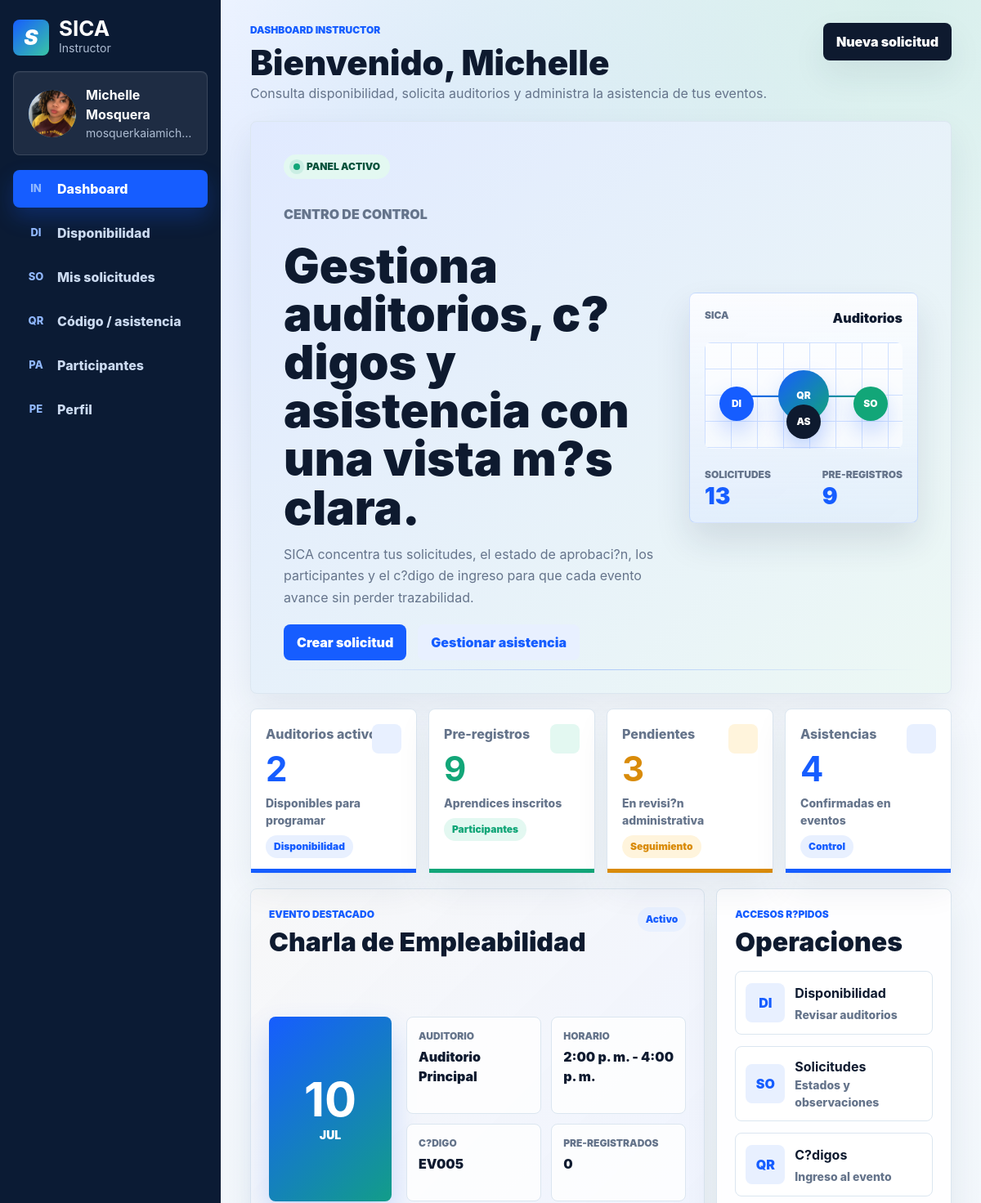
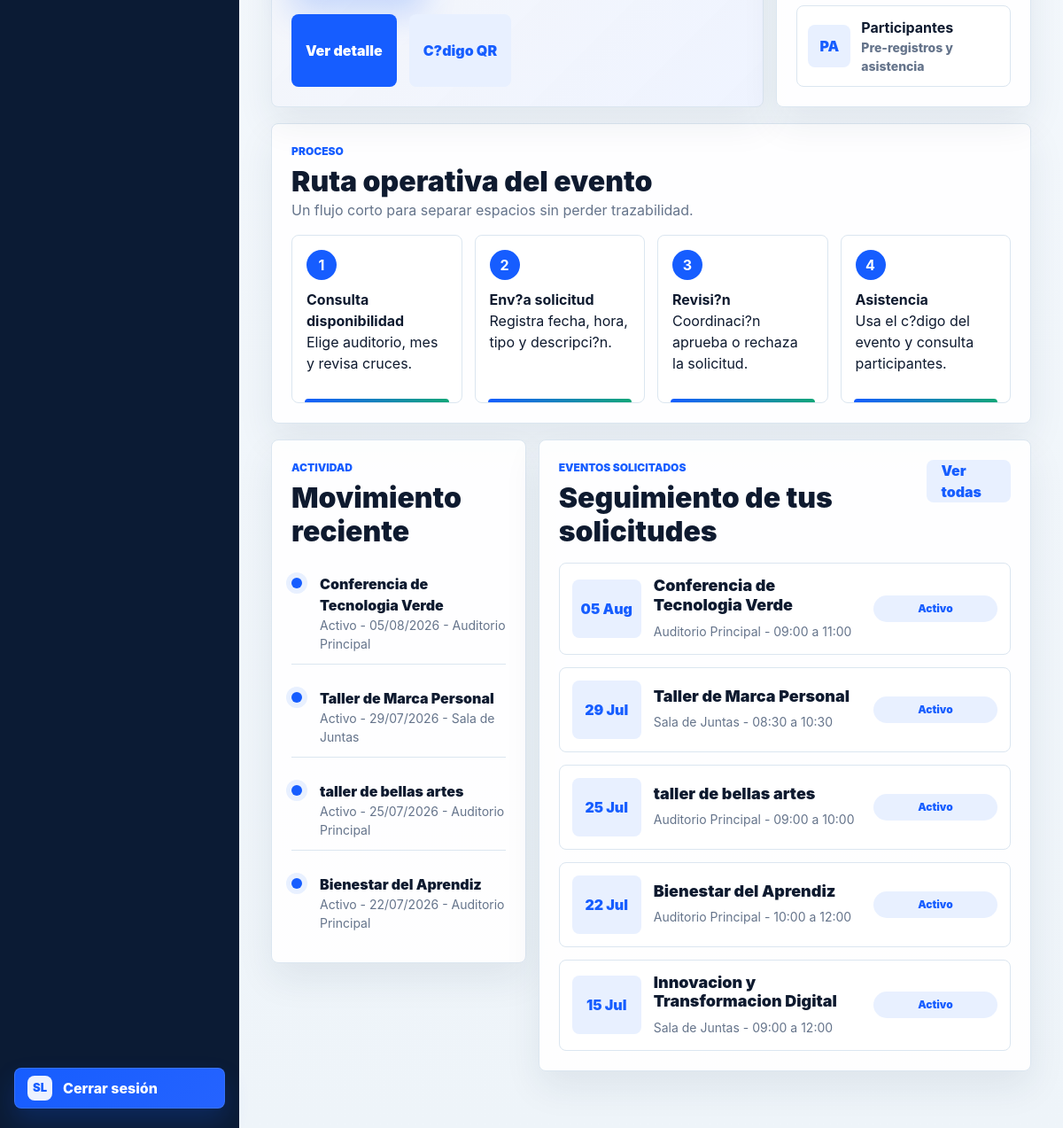
The app's page /instructor/index.php (signed in) with its own data (2 pictures, top to bottom).
### tables this page shows
CREATE TABLE `evento` (
  `id_evento` int(11) NOT NULL,
  `nombre_evento` varchar(100) NOT NULL,
  `descripcion` varchar(150) DEFAULT NULL,
  `fecha_evento` date NOT NULL,
  `hora_inicio` time NOT NULL,
  `hora_fin` time NOT NULL,
  `codigo_evento` varchar(20) NOT NULL,
  `id_auditorio` int(11) NOT NULL,
  `id_tipo_evento` int(11) NOT NULL,
  `id_solicitante` bigint(20) DEFAULT NULL,
  `id_coordinador` bigint(20) DEFAULT NULL,
  `observacion` varchar(255) DEFAULT NULL,
  `fecha_aprobacion` date DEFAULT NULL,
  `id_estado` int(11) DEFAULT NULL
);

CREATE TABLE `estado` (
  `id_estado` int(11) NOT NULL,
  `nombre_estado` varchar(20) NOT NULL
);

CREATE TABLE `auditorio` (
  `id_auditorio` int(11) NOT NULL,
  `nombre_auditorio` varchar(80) NOT NULL,
  `bloque` varchar(10) NOT NULL,
  `capacidad` int(11) NOT NULL,
  `cantidad_computadores` int(11) DEFAULT NULL,
  `tiene_aire_acondicionado` tinyint(1) DEFAULT NULL,
  `tiene_ventilador` tinyint(1) DEFAULT NULL,
  `tiene_tablero` tinyint(1) DEFAULT NULL,
  `tiene_televisor` tinyint(1) DEFAULT NULL,
  `id_estado` int(11) DEFAULT NULL
);

### includes/paths.php (called while the page is built, shortened)
<?php
function app_base_path(): string
{
    static $basePath = null;
    if ($basePath !== null) {
        return $basePath;
    }
    $scriptName = str_replace('\\', '/', $_SERVER['SCRIPT_NAME'] ?? '');
    $segments = array_values(array_filter(explode('/', trim($scriptName, '/')), 'strlen'));
    $firstSegment = $segments[0] ?? '';
    $rootEntries = [
        'admin',
        'aprendiz',
        'coordinador',
        'css',
        'img',
        'includes',
        'instructor',
        'js',
        'login',
        'index.php',
    ];
    $basePath = ($firstSegment !== '' && !in_array($firstSegment, $rootEntries, true))
        ? '/' . $firstSegment
        : '';
    return $basePath;
}
function app_url(string $path): string
{
    return app_base_path() . '/' . ltrim($path, '/');
}

### instructor/index.php (the view, shortened to what this page needs)
<?php
require_once __DIR__ . '/../config/conexion.php';
require_once __DIR__ . '/../includes/instructor_panel.php';
$user = instructor_user();
$idInstructor = (int)($user['id_documento'] ?? 0);
$nombre = trim((string)($user['nombre'] ?? 'Instructor'));
$stats = [
    'auditorios' => instructor_scalar($pdo, "SELECT COUNT(*) FROM auditorio a INNER JOIN estado e ON e.id_estado = a.id_estado WHERE e.nombre_estado = 'Activo'"),
    'solicitudes' => instructor_scalar($pdo, 'SELECT COUNT(*) FROM evento WHERE id_solicitante = :id', [':id' => $idInstructor]),
    'pendientes' => instructor_scalar($pdo, "SELECT COUNT(*) FROM evento ev INNER JOIN estado es ON es.id_estado = ev.id_estado WHERE ev.id_solicitante = :id AND es.nombre_estado = 'Pendiente'", [':id' => $idInstructor]),
    'aprobadas' => instructor_scalar($pdo, "SELECT COUNT(*) FROM evento ev INNER JOIN estado es ON es.id_estado = ev.id_estado WHERE ev.id_solicitante = :id AND es.nombre_estado = 'Activo'", [':id' => $idInstructor]),
    'preregistros' => instructor_scalar($pdo, 'SELECT COUNT(*) FROM preregistro pr INNER JOIN evento ev ON ev.id_evento = pr.id_evento WHERE ev.id_solicitante = :id', [':id' => $idInstructor]),
    'asistencias' => instructor_scalar($pdo, "SELECT COUNT(*) FROM preregistro pr INNER JOIN evento ev ON ev.id_evento = pr.id_evento WHERE ev.id_solicitante = :id AND pr.asistencia <> 'Pendiente'", [':id' => $idInstructor]),
];
$proximas = instructor_rows(
    $pdo,
    instructor_event_query() . ' WHERE e.id_solicitante = :id ORDER BY e.fecha_evento DESC, e.hora_inicio DESC LIMIT 5',
    [':id' => $idInstructor]
);
$agenda = instructor_rows(
    $pdo,
    instructor_event_query() . ' WHERE e.id_solicitante = :id ORDER BY CASE WHEN e.fecha_evento >= CURDATE() THEN 0 ELSE 1 END, e.fecha_evento ASC, e.hora_inicio ASC LIMIT 5',
    [':id' => $idInstructor]
);
$eventoDestacado = $agenda[0] ?? null;
$participantesDestacados = $eventoDestacado
    ? instructor_scalar($pdo, 'SELECT COUNT(*) FROM preregistro WHERE id_evento = :id', [':id' => (int)$eventoDestacado['id_evento']])
    : 0;
?>
<?php include_once __DIR__ . '/../includes/header.php'; ?>
<header class="instructor-topbar">
    <div>
        <p class="eyebrow">Dashboard instructor</p>
        <h1>Bienvenido, <?= instructor_h($nombre) ?></h1>
        <span>Consulta disponibilidad, solicita auditorios y administra la asistencia de tus eventos.</span>
    </div>
    <div class="topbar-actions">
        <a class="top-action" href="<?= instructor_h(app_url('instructor/disponibilidad.php')) ?>">Nueva solicitud</a>
    </div>
</header>
<section class="dashboard-hero">
    <div class="dashboard-hero-copy">
        <span class="live-pill">Panel activo</span>
        <p class="eyebrow">Centro de control</p>
        <h2>Gestiona auditorios, c?digos y asistencia con una vista m?s clara.</h2>
        <p>SICA concentra tus solicitudes, el estado de aprobaci?n, los participantes y el c?digo de ingreso para que cada evento avance sin perder trazabilidad.</p>
        <div class="hero-actions">
            <a class="primary-btn" href="<?= instructor_h(app_url('instructor/disponibilidad.php')) ?>">Crear solicitud</a>
            <a class="secondary-btn" href="<?= instructor_h(app_url('instructor/asistencia.php')) ?>">Gestionar asistencia</a>
        </div>
    </div>
    <div class="dashboard-command" aria-label="Resumen operativo">
        <div class="command-top">
            <span>SICA</span>
            <strong>Auditorios</strong>
        </div>
        <div class="command-map" aria-hidden="true">
            <span class="map-node main-node">QR</span>
            <span class="map-node node-a">DI</span>
            <span class="map-node node-b">SO</span>
            <span class="map-node node-c">AS</span>
            <i></i>
        </div>
        <div class="command-stats">
            <div><span>Solicitudes</span><strong><?= instructor_h($stats['solicitudes']) ?></strong></div>
            <div><span>Pre-registros</span><strong><?= instructor_h($stats['preregistros']) ?></strong></div>
        </div>
    </div>
</section>
<section class="metric-grid" aria-label="Resumen del instructor">
    <article class="metric-tile blue"><span>Auditorios activos</span><strong><?= instructor_h($stats['auditorios']) ?></strong><small>Disponibles para programar</small><em>Disponibilidad</em></article>
    <article class="metric-tile green"><span>Pre-registros</span><strong><?= instructor_h($stats['preregistros']) ?></strong><small>Aprendices inscritos</small><em>Participantes</em></article>
    <article class="metric-tile amber"><span>Pendientes</span><strong><?= instructor_h($stats['pendientes']) ?></strong><small>En revisi?n administrativa</small><em>Seguimiento</em></article>
    <article class="metric-tile navy"><span>Asistencias</span><strong><?= instructor_h($stats['asistencias']) ?></strong><small>Confirmadas en eventos</small><em>Control</em></article>
</section>
<section class="dashboard-grid">
    <article class="next-event-card">
        <div class="panel-head">
            <div>
                <p class="eyebrow">Evento destacado</p>
                <h2><?= $eventoDestacado ? instructor_h($eventoDestacado['nombre_evento']) : 'Tu pr?ximo evento aparecer? aqu?' ?></h2>
            </div>
            <?php if ($eventoDestacado): ?>
                <span class="status-pill <?= instructor_h(instructor_status_class((string)$eventoDestacado['estado'])) ?>"><?= instructor_h($eventoDestacado['estado']) ?></span>
            <?php endif; ?>
        </div>
        <?php if ($eventoDestacado): ?>
            <?php $fechaDestacada = new DateTime((string)$eventoDestacado['fecha_evento']); ?>
            <div class="event-spotlight">
                <div class="event-date-box">
                    <strong><?= instructor_h($fechaDestacada->format('d')) ?></strong>
                    <span><?= instructor_h($fechaDestacada->format('M')) ?></span>
                </div>
                <div class="event-detail-list">
                    <div><span>Auditorio</span><strong><?= instructor_h($eventoDestacado['nombre_auditorio']) ?></strong></div>
                    <div><span>Horario</span><strong><?= instructor_h(instructor_hora12((string)$eventoDestacado['hora_inicio'])) ?> - <?= instructor_h(instructor_hora12((string)$eventoDestacado['hora_fin'])) ?></strong></div>
                    <div><span>C?digo</span><strong><?= instructor_h($eventoDestacado['codigo_evento']) ?></strong></div>
                    <div><span>Pre-registrados</span><strong><?= instructor_h($participantesDestacados) ?></strong></div>
                </div>
            </div>
            <div class="hero-actions">
                <a class="primary-btn" href="<?= instructor_h(app_url('instructor/detalle_solicitud.php?id=' . (int)$eventoDestacado['id_evento'])) ?>">Ver detalle</a>
                <a class="secondary-btn" href="<?= instructor_h(app_url('instructor/asistencia.php?evento=' . (int)$eventoDestacado['id_evento'])) ?>">C?digo QR</a>
            </div>
        <?php else: ?>
            <div class="empty-state">Crea una solicitud desde disponibilidad para activar el seguimiento del evento, c?digo y participantes.</div>
            <a class="primary-btn" href="<?= instructor_h(app_url('instructor/disponibilidad.php')) ?>">Nueva solicitud</a>
        <?php endif; ?>
    </article>
    <aside class="quick-panel">
        <div class="panel-head">
            <div>
                <p class="eyebrow">Accesos r?pidos</p>
                <h2>Operaciones</h2>
            </div>
        </div>
        <div class="quick-actions">
            <a href="<?= instructor_h(app_url('instructor/disponibilidad.php')) ?>"><span>DI</span><strong>Disponibilidad</strong><small>Revisar auditorios</small></a>
            <a href="<?= instructor_h(app_url('instructor/mis_solicitudes.php')) ?>"><span>SO</span><strong>Solicitudes</strong><small>Estados y observaciones</small></a>
            <a href="<?= instructor_h(app_url('instructor/asistencia.php')) ?>"><span>QR</span><strong>C?digos</strong><small>Ingreso al evento</small></a>
            <a href="<?= instructor_h(app_url('instructor/participantes.php')) ?>"><span>PA</span><strong>Participantes</strong><small>Pre-registros y asistencia</small></a>
        </div>
    </aside>
</section>
<section class="panel process-panel">
    <div class="panel-head">
        <div>
            <p class="eyebrow">Proceso</p>
            <h2>Ruta operativa del evento</h2>
            <span class="panel-subtitle">Un flujo corto para separar espacios sin perder trazabilidad.</span>
        </div>
    </div>
    <div class="process-grid">
        <article class="process-step"><b>1</b><strong>Consulta disponibilidad</strong><p>Elige auditorio, mes y revisa cruces.</p></article>
        <article class="process-step"><b>2</b><strong>Env?a solicitud</strong><p>Registra fecha, hora, tipo y descripci?n.</p></article>
        <article class="process-step"><b>3</b><strong>Revisi?n</strong><p>Coordinaci?n aprueba o rechaza la solicitud.</p></article>
        <article class="process-step"><b>4</b><strong>Asistencia</strong><p>Usa el c?digo del evento y consulta participantes.</p></article>
    </div>
</section>
<section class="dashboard-grid lower-dashboard">
<section class="panel activity-panel">
    <div class="panel-head">
        <div>
            <p class="eyebrow">Actividad</p>
            <h2>Movimiento reciente</h2>
        </div>
    </div>
    <div class="activity-list">
        <?php foreach (array_slice($proximas, 0, 4) as $evento): ?>
            <?php $fecha = new DateTime((string)$evento['fecha_evento']); ?>
            <article class="activity-item">
                <span class="activity-dot <?= instructor_h(instructor_status_class((string)$evento['estado'])) ?>"></span>
                <div>
                    <strong><?= instructor_h($evento['nombre_evento']) ?></strong>
                    <small><?= instructor_h($evento['estado']) ?> - <?= instructor_h($fecha->format('d/m/Y')) ?> - <?= instructor_h($evento['nombre_auditorio']) ?></small>
                </div>
            </article>
        <?php endforeach; ?>
    </div>
</section>
<section class="panel request-panel">
    <div class="panel-head">
        <div>
            <p class="eyebrow">Eventos solicitados</p>
            <h2>Seguimiento de tus solicitudes</h2>
        </div>
        <a class="secondary-btn" href="<?= instructor_h(app_url('instructor/mis_solicitudes.php')) ?>">Ver todas</a>
    </div>
    <div class="request-list">
        <?php foreach ($proximas as $evento): ?>
            <?php $fecha = new DateTime((string)$evento['fecha_evento']); ?>
            <article class="request-row">
                <div class="request-date"><?= instructor_h($fecha->format('d M')) ?></div>
                <div>
                    <h3><?= instructor_h($evento['nombre_evento']) ?></h3>
                    <small><?= instructor_h($evento['nombre_auditorio']) ?> - <?= instructor_h(substr((string)$evento['hora_inicio'], 0, 5)) ?> a <?= instructor_h(substr((string)$evento['hora_fin'], 0, 5)) ?></small>
                </div>
                <a class="status-pill <?= instructor_h(instructor_status_class((string)$evento['estado'])) ?>" href="<?= instructor_h(app_url('instructor/detalle_solicitud.php?id=' . (int)$evento['id_evento'])) ?>"><?= instructor_h($evento['estado']) ?></a>
            </article>
        <?php endforeach; ?>
    </div>
</section>
</section>
<?php include_once __DIR__ . '/../includes/footer.php'; ?>

### css/login.css (style rules this page uses)
:root { --login-blue: #2563ff; --login-blue-dark: #1d4ed8; --login-text: #182235; --login-muted: #7a879b; --login-line: #e6ebf3; --border-angle: 0deg; }
* { box-sizing: border-box; }
body { min-height: 100vh; margin: 0; color: var(--login-text); font-family: "Inter", "Segoe UI", Arial, sans-serif; background: linear-gradient(90deg, rgba(37, 99, 255, 0.08), rgba(255, 255, 255, 0) 18%), linear-gradient(180deg, #f9fbff 0%, #edf4ff 100%); }

### records on screen
evento: nombre_evento "Charla de Empleabilidad", fecha_evento "10", fecha_evento "JUL", hora_inicio "2:00 p. m.", hora_fin "4:00 p. m.", codigo_evento "EV005"
estado: nombre_estado "Activo"
auditorio: nombre_auditorio "Auditorio Principal"
evento: nombre_evento "Conferencia de Tecnologia Verde", id_estado.nombre_estado "Activo", fecha_evento "05/08/2026", id_auditorio.nombre_auditorio "Auditorio Principal", fecha_evento "05 Aug", hora_inicio "09:00", hora_fin "11:00"
evento: nombre_evento "Taller de Marca Personal", id_estado.nombre_estado "Activo", fecha_evento "29/07/2026", id_auditorio.nombre_auditorio "Sala de Juntas", fecha_evento "29 Jul", hora_inicio "08:30", hora_fin "10:30"
evento: nombre_evento "taller de bellas artes", id_estado.nombre_estado "Activo", fecha_evento "25/07/2026", id_auditorio.nombre_auditorio "Auditorio Principal", fecha_evento "25 Jul", hora_inicio "09:00", hora_fin "10:00"
evento: nombre_evento "Bienestar del Aprendiz", id_estado.nombre_estado "Activo", fecha_evento "22/07/2026", id_auditorio.nombre_auditorio "Auditorio Principal", fecha_evento "22 Jul", hora_inicio "10:00", hora_fin "12:00"
evento: fecha_evento "15 Jul", nombre_evento "Innovacion y Transformacion Digital", id_auditorio.nombre_auditorio "Sala de Juntas", hora_inicio "09:00", hora_fin "12:00", id_estado.nombre_estado "Activo"

### other values on screen
instructor_h($name) "Michelle Mosquera"
instructor_h($mail) "mosquerkaiamich…"
instructor_h($short) "IN"
instructor_h($label) "Dashboard"
instructor_h($short) "DI"
instructor_h($label) "Disponibilidad"
instructor_h($short) "SO"
instructor_h($label) "Mis solicitudes"
instructor_h($short) "QR"
instructor_h($label) "Código / asistencia"
instructor_h($short) "PA"
instructor_h($label) "Participantes"
instructor_h($short) "PE"
instructor_h($label) "Perfil"
instructor_h($nombre) "Michelle"
